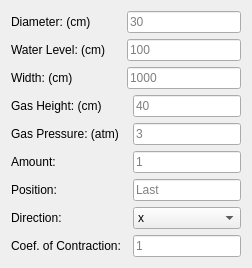
              <widget class="QWidget" name="pressurizedTlcdPage">
               <layout class="QGridLayout" name="gridLayout_2">
                <item row="0" column="0">
                 <widget class="QLabel" name="label_19">
                  <property name="text">
                   <string>Diameter: (cm)</string>
                  </property>
                 </widget>
                </item>
                <item row="5" column="0">
                 <widget class="QLabel" name="label_26">
                  <property name="text">
                   <string>Amount:</string>
                  </property>
                 </widget>
                </item>
                <item row="5" column="2">
                 <widget class="QLineEdit" name="amountPressureTlcdLineEdit">
                  <property name="placeholderText">
                   <string>1</string>
                  </property>
                 </widget>
                </item>
                <item row="4" column="2">
                 <widget class="QLineEdit" name="gasPressurePressureTlcdLineEdit">
                  <property name="placeholderText">
                   <string>3</string>
                  </property>
                 </widget>
                </item>
                <item row="2" column="1" colspan="2">
                 <widget class="QLineEdit" name="widthPressureTlcdLineEdit">
                  <property name="placeholderText">
                   <string>1000</string>
                  </property>
                 </widget>
                </item>
                <item row="0" column="1" colspan="2">
                 <widget class="QLineEdit" name="diameterPressureTlcdLineEdit">
                  <property name="placeholderText">
                   <string>30</string>
                  </property>
                 </widget>
                </item>
                <item row="8" column="0">
                 <widget class="QLabel" name="label_28">
                  <property name="text">
                   <string>Coef. of Contraction:</string>
                  </property>
                 </widget>
                </item>
                <item row="4" column="0" colspan="2">
                 <widget class="QLabel" name="label_23">
                  <property name="text">
                   <string>Gas Pressure: (atm)</string>
                  </property>
                 </widget>
                </item>
                <item row="1" column="0">
                 <widget class="QLabel" name="label_22">
                  <property name="text">
                   <string>Water Level: (cm)</string>
                  </property>
                 </widget>
                </item>
                <item row="1" column="1" colspan="2">
                 <widget class="QLineEdit" name="waterLevelPressureTlcdLineEdit">
                  <property name="placeholderText">
                   <string>100</string>
                  </property>
                 </widget>
                </item>
                <item row="3" column="2">
                 <widget class="QLineEdit" name="gasHeightPressureTlcdLineEdit">
                  <property name="placeholderText">
                   <string>40</string>
                  </property>
                 </widget>
                </item>
                <item row="8" column="2">
                 <widget class="QLineEdit" name="contractionPressureTlcdLineEdit">
                  <property name="placeholderText">
                   <string>1</string>
                  </property>
                 </widget>
                </item>
                <item row="3" column="0" colspan="2">
                 <widget class="QLabel" name="label_24">
                  <property name="text">
                   <string>Gas Height: (cm)</string>
                  </property>
                 </widget>
                </item>
                <item row="6" column="0">
                 <widget class="QLabel" name="label_15">
                  <property name="text">
                   <string>Position:</string>
                  </property>
                 </widget>
                </item>
                <item row="2" column="0">
                 <widget class="QLabel" name="label_21">
                  <property name="text">
                   <string>Width: (cm)</string>
                  </property>
                 </widget>
                </item>
                <item row="7" column="0">
                 <widget class="QLabel" name="label_34">
                  <property name="text">
                   <string>Direction:</string>
                  </property>
                 </widget>
                </item>
                <item row="6" column="2">
                 <widget class="QLineEdit" name="positionPressureTlcdLineEdit">
                  <property name="placeholderText">
                   <string>Last</string>
                  </property>
                 </widget>
                </item>
                <item row="7" column="2">
                 <widget class="QComboBox" name="directionPressureTlcdComboBox">
                  <item>
                   <property name="text">
                    <string>x</string>
                   </property>
                  </item>
                  <item>
                   <property name="text">
                    <string>y</string>
                   </property>
                  </item>
                 </widget>
                </item>
               </layout>
              </widget>
